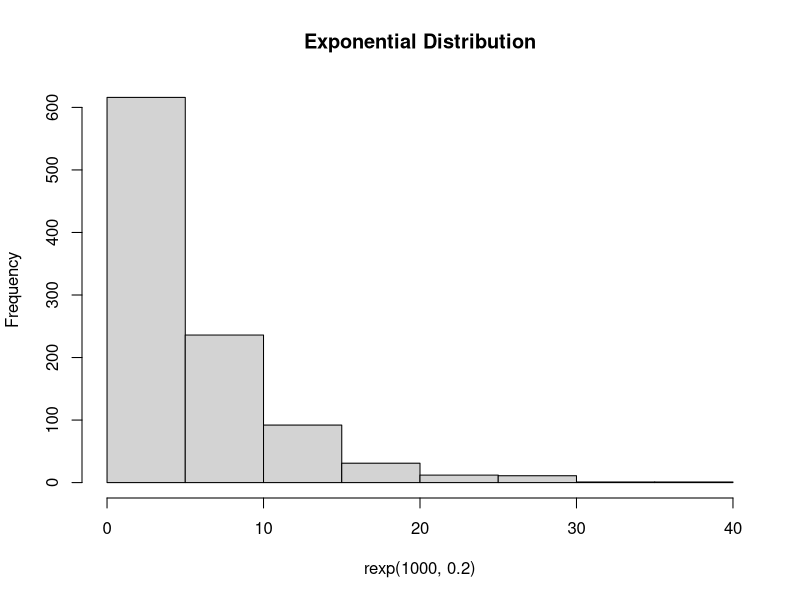
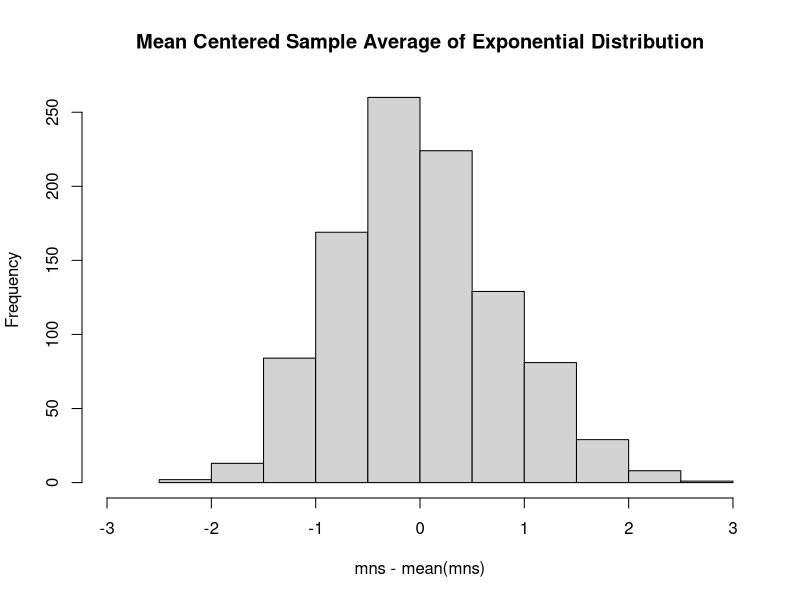
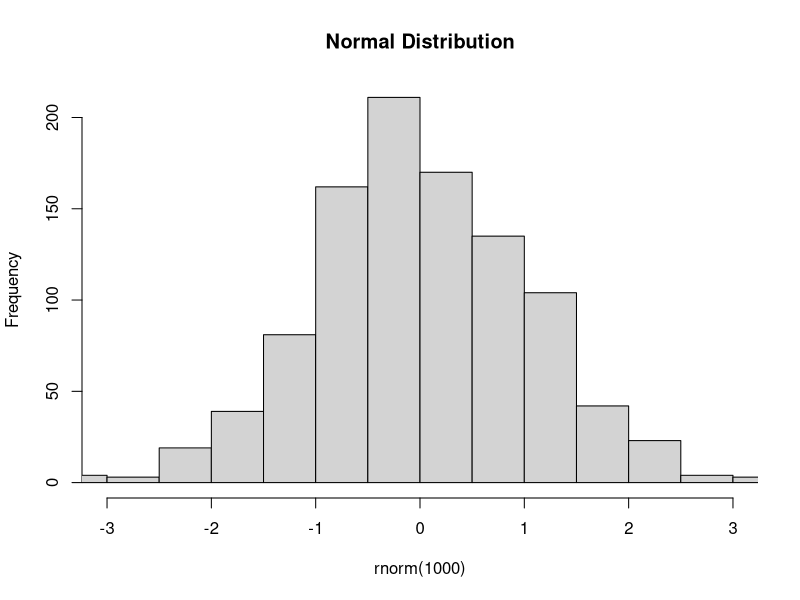

These figures' R source, in order:
## ---- chunk 1
mns=NULL
sample <- 40
lambda <- 0.2
nosim <-1000
for (i in 1 : nosim) mns = c(mns, mean(rexp(sample,lambda)))
## ---- chunk 2
mean(mns)
## ---- chunk 3
1/lambda
## ---- chunk 4
mean(mns) - 1/lambda
## ---- chunk 5
var(mns)
## ---- chunk 6
1/lambda^2/sample
## ---- chunk 7
var(mns) - 1/lambda^2/sample
## ---- chunk 8
hist(rexp(1000,.2),
     main="Exponential Distribution")
hist(mns-mean(mns),
     xlim = c(-3,3),
     main="Mean Centered Sample Average of Exponential Distribution")
hist(rnorm(1000),
     xlim = c(-3,3),
     main="Normal Distribution")
